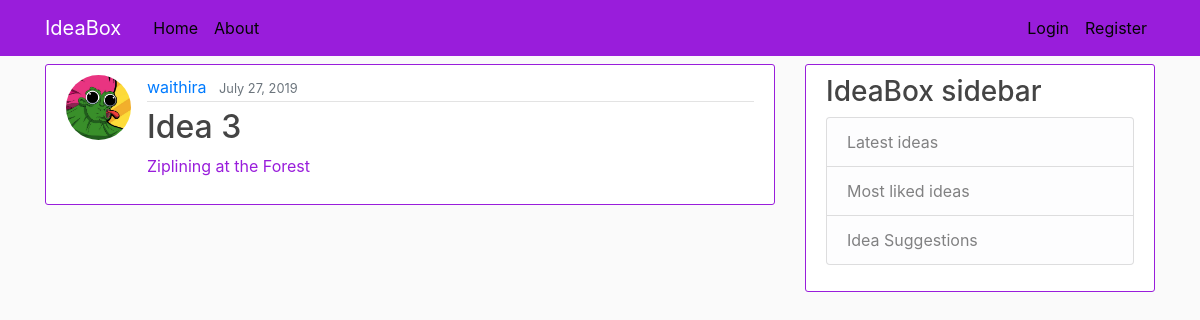
Page /ideas/2/ on the committed database.
### ideabox/models.py (models this page shows, shortened)
class Ideas(models.Model):
	title = models.CharField(max_length =50)
	description = models.TextField(max_length=200)
	date_posted = models.DateTimeField(default=timezone.now)
	author = models.ForeignKey(User, on_delete=models.CASCADE)

### users/models.py (models this page shows, shortened)
class Profile(models.Model):
	user = models.OneToOneField(User, on_delete=models.CASCADE)
	image = models.ImageField(default='default1.jpg', upload_to='profile_pics')

### ideabox/views.py (the view)
# urls.py: path('ideas/<int:pk>/', IdeaDetailView.as_view(), name='ideas-detail'),
class IdeaDetailView(DetailView):
	model = Ideas

### ideabox/templates/ideabox/ideas_detail.html (shortened to what this page needs)
{% extends "ideabox/base.html" %}
{% block content %}
        <article class="media content-section">
          <img class="rounded-circle article-img" src="{{ object.author.profile.image.url }}">
          <div class="media-body">
            <div class="article-metadata">
              <a class="mr-2" href="{% url 'profile' %}">{{ object.author }}</a>
              <small class="text-muted">{{ object.date_posted|date:"F d, Y" }}</small>
            </div>
            <h2 class="article-title">{{ object.title }}</h2>
            <p class="article-content">{{ object.description }}</p>
          </div>
        </article>
{% endblock content %}

### ideabox/static/ideabox/main.css (style rules this page uses)
body { background: #fafafa; color: #991DDB; margin-top: 4rem; }
h1, h2, h3, h4, h5, h6 { color: #444444; }
.content-section { background: #ffffff; padding: 10px 20px; border: 1px solid #991DDB; border-radius: 3px; margin-bottom: 20px; }
.article-title { color: #444444; }
.article-content { white-space: pre-line; }
.article-img { height: 65px; width: 65px; margin-right: 16px; }
.article-metadata { padding-bottom: 2px; margin-bottom: 6px; border-bottom: 1px solid #e3e3e3 }

### rows in the picture
Ideas: author.profile.image (placeholder picture), author "waithira", date_posted "July 27, 2019", title "Idea 3", description "Ziplining at the Forest"
